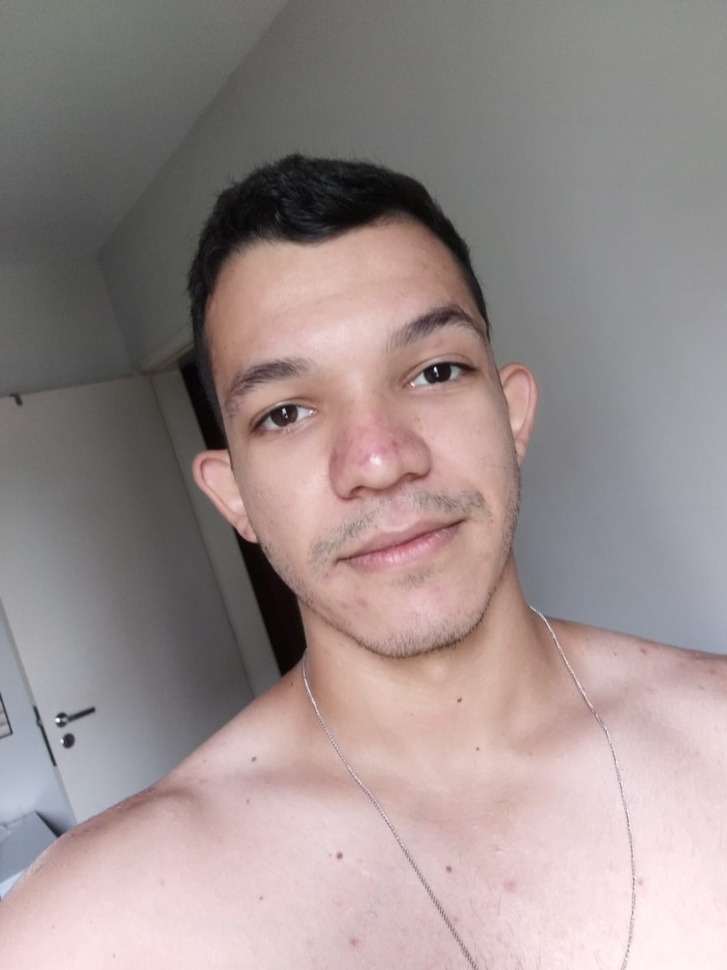
#> input picture data/image1.jpg, 727 x 970 px, shrunk from 1062 x 1416 before the run, found by its file name
$ python face_recognition.py
#> lines starting #> are read from the running program, lines starting #| are printed output that depends on the picture; after the words box and inside, x2 and y2 are one past the last pixel; in counts of white or black regions, pixels touching at a corner belong together
#%%
# importando bibliotecas
# necessário instalar o OpenCV - pip install opencv-python
import cv2
import matplotlib.pyplot as plt

# %%
'''Para detectar olhos e bocas vamos utilizar 2 imagens, uma que contem apenas uma pessoa e a outra contém várias pessoas'''

image1 = cv2.imread("C:/Users/T-GAMER/projetos-data-science/face-recognition/data/image1.jpg",0)
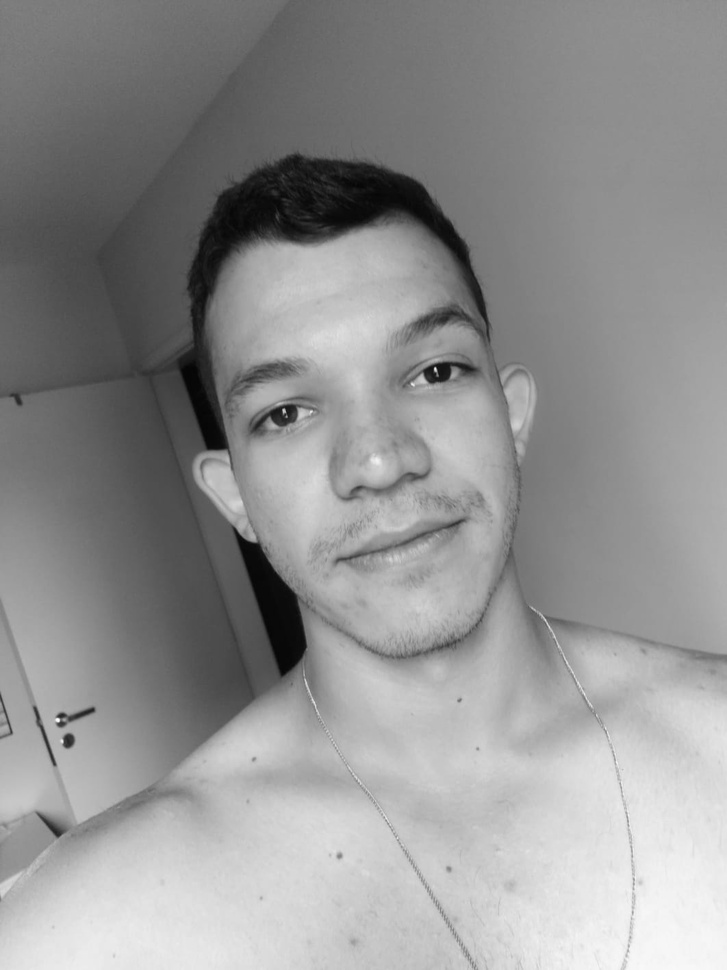
#> image1: shape (970, 727); min 4, max 254, mean 146.1
image2 = cv2.imread("C:/Users/T-GAMER/projetos-data-science/face-recognition/data/image2.jpg",0)
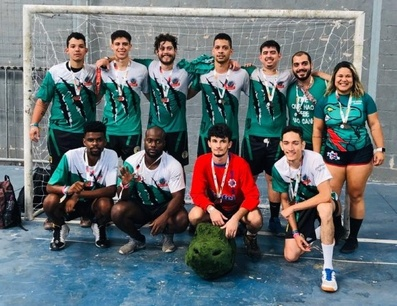
#> input picture data/image2.jpg, 397 x 306 px, shrunk from 580 x 447 before the run, found by its file name
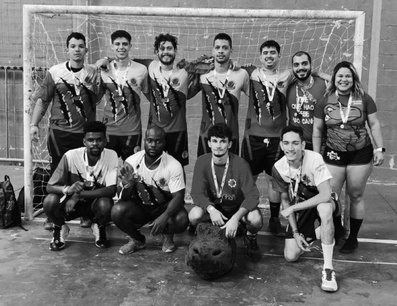
#> image2: shape (306, 397); min 0, max 255, mean 108
print(image1.shape) #pra saber se a imagem carregou certo
#| (970, 727)
print(image2.shape) #pra saber se a imagem carregou certo
#| (306, 397)
# %%
# abrindo a imagem 1 em escala de cinza
plt.imshow(cv2.cvtColor(image1, cv2.COLOR_BGR2RGB))
plt.axis('off')
plt.show()
# %%
'''Como vamos utilizar o algoritmo Viola-Jones para detecção de face, olhos e boca, precisamos passar o path do algoritmo para o metodo CascadeClassifier(), por isso utilizaremos o comando abaixo para encontrar o path do arquivo XML que contem o algoritmo'''
cv2.data.haarcascades
# %%
'''Para detecção de face inicialmente utilizaremos o arquivo "haarcascade_frontalface_default.xml" '''
face_detector = cv2.CascadeClassifier(cv2.data.haarcascades + 'haarcascade_frontalface_default.xml')

# %%
'''Em seguida, vamos definir um metódo que aceite a imagem. Para detectar um rosto dentro dessa imagem,
    precisamos chamar o metódo detectMultiscale() do objeto face detector que inicializamos acima.
    Uma vez que o rosto seja detectado, precisamos criar um retângulo ao redor do rosto.
    Para isso, precisaremos dos componentes x e y da área do rosto além da largura e altura do rosto.
    Com essas informações, poderemos criar um retângulo chamando o método rectangle do objeto OpenCV.
    Finalmente, a imagem com um retângulo ao redor do rosto detectado será retornada pela função.
    Para executar essas tarefas criaremos abaixo o metódo detect_face'''

def detect_face(image):
    face_image = image.copy()
    face_rectangle = face_detector.detectMultiScale(face_image,
                                                    scaleFactor=1.5,
                                                    minNeighbors=2,
                                                    minSize=(35, 35),
                                                    flags=cv2.CASCADE_SCALE_IMAGE)
#> face_rectangle = [[171, 239, 410, 410]]
    for(x, y, width, height) in face_rectangle:
        cv2.rectangle(face_image,(x, y),
                      (x + width, y + height),
                      (255,0,0),
                      7)
#> this loop made 1 pass
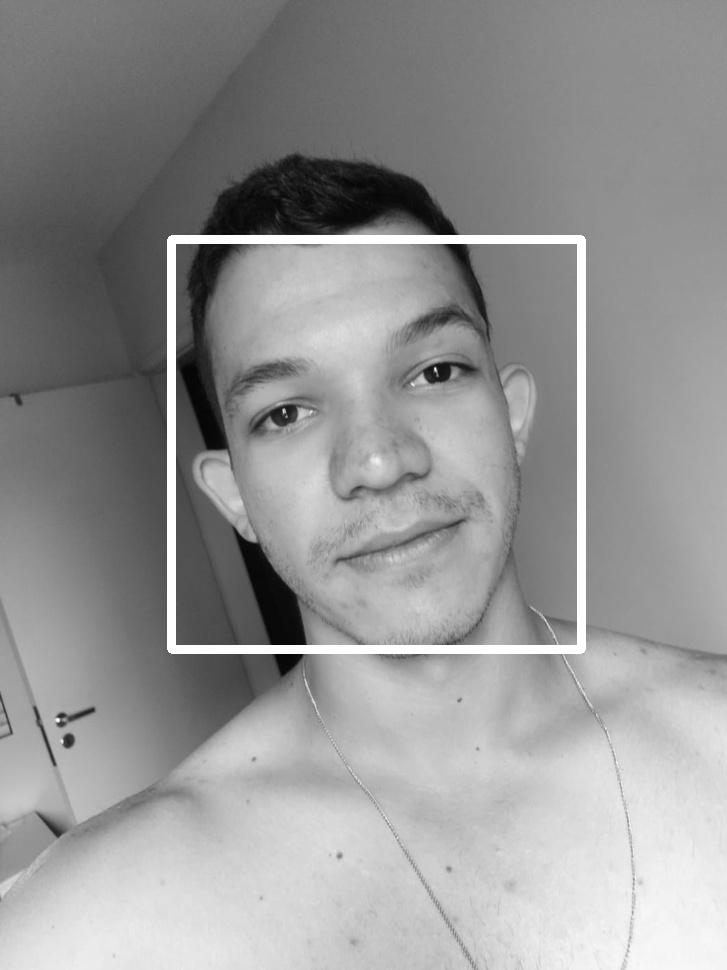
#> face_image: shape (970, 727); 2.09% of pixels changed, all inside (x1, y1, x2, y2) = (167, 235, 586, 654)
    return face_image
# %%
'''Para detecar o rosto, passaremos a imagem do rosto no metódo detect_face() criado acima.'''
detection_result_image1 = detect_face(image1)

'''Para verificar a imagem com detecção de rosto, passaremos o detection_result para o metódo imshow()'''
plt.imshow(cv2.cvtColor(detection_result_image1, cv2.COLOR_BGR2RGB))  # Convertendo BGR para RGB
plt.axis('off')  # Remove os eixos
plt.show()

# %%
'''Vamos tentar detectar as faces na imagem 2'''
detection_result_image2 = detect_face(image2)
plt.imshow(cv2.cvtColor(detection_result_image2, cv2.COLOR_BGR2RGB))  # Convertendo BGR para RGB
plt.axis('off')  # Remove os eixos
plt.show()

#Podemos ver que somente 5 rostos foram detectados, vamos tentar outro classificador
# %%
face_detector2 = cv2.CascadeClassifier(cv2.data.haarcascades + 'haarcascade_frontalface_alt.xml')

def detect_face2(image):
    face_image = image.copy()
    face_rectangle = face_detector2.detectMultiScale(face_image,
                                                    scaleFactor=1.1, #ajustando de 1.5 para 1.1 foi possível identificar todos os rostos
                                                    minNeighbors=2,
                                                    minSize=(35, 35),
                                                    flags=cv2.CASCADE_SCALE_IMAGE)
#> face_rectangle = ()

    for(x, y, width, height) in face_rectangle:
        cv2.rectangle(face_image,
                      (x, y),
                      (x + width, y + height),
                      (255,0,0),
                      3)
#> this loop made 0 passes
    return face_image

detection_result2 = detect_face2(image2)

plt.imshow(cv2.cvtColor(detection_result2, cv2.COLOR_BGR2RGB))  # Convertendo BGR para RGB
plt.axis('off')  # Remove os eixos
plt.show()
# %%
'''Detecção de Olhos'''
#Para isso, utilizaremos o haarcascade_eye classifier
#%%
#criando o objeto eye_detector
eye_detector = cv2.CascadeClassifier(cv2.data.haarcascades + 'haarcascade_eye.xml')

#%%
#criando o metódo para detecção de olhos que irá plotar um retangulo quando encontrar o olho na imagem
#para evitar que a detecção de outros pontos na imagem além dos olhos, precisamos alterar alguns atributos do objeto haarcascade classifier

def detect_eye(image):
    face_image = image.copy()

    face_rectangle = eye_detector.detectMultiScale(face_image,scaleFactor=1.6,
                                                   minNeighbors=6,
                                                   minSize=(35,35),
                                                   flags=cv2.CASCADE_SCALE_IMAGE)
#> face_rectangle = [[394, 332, 82, 82], [238, 375, 82, 82], [372, 309, 131, 131]]


    for(x, y, width, height) in face_rectangle:
        cv2.rectangle(face_image,
                      (x, y),
                      (x + width, y + height),
                      (255,0,0),
                      3)
#> this loop made 3 passes
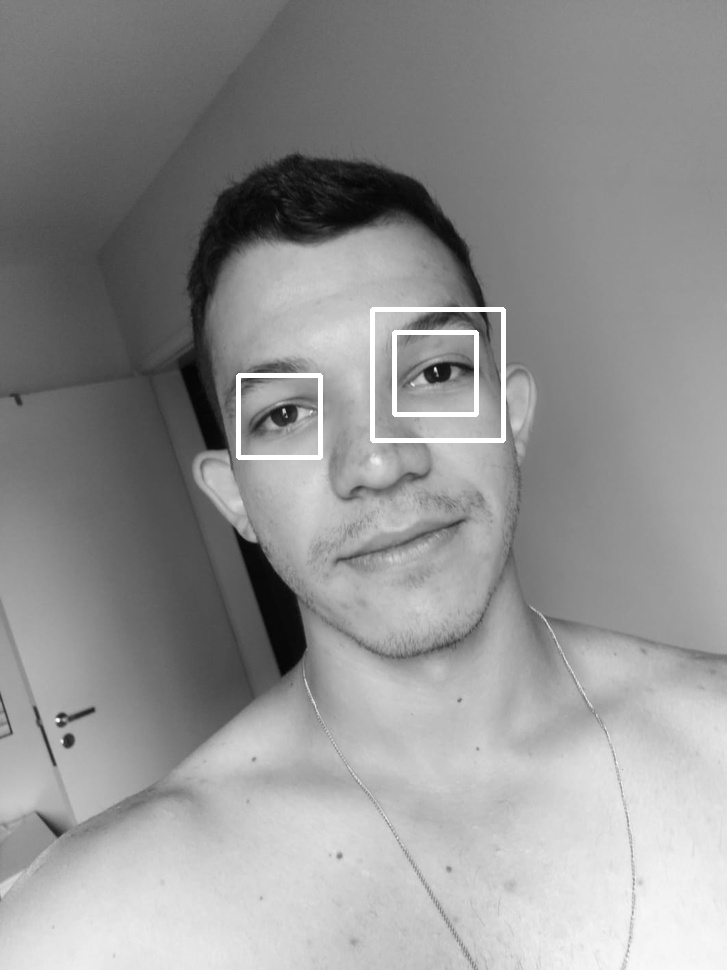
#> face_image: shape (970, 727); 0.83% of pixels changed, all inside (x1, y1, x2, y2) = (236, 307, 506, 460)
    return face_image


# %%
#passando a image1 para o metódo detect_eye e plotando o resultado para avaliar

detection_eye_result = detect_eye(image1)
plt.imshow(cv2.cvtColor(detection_eye_result, cv2.COLOR_BGR2RGB))  # Convertendo BGR para RGB
plt.axis('off')  # Remove os eixos
plt.show()
# %%
def detect_eye2(image):
    face_image = image.copy()

    face_rectangle = eye_detector.detectMultiScale(face_image,
                                                   scaleFactor=1.1,
                                                   minNeighbors=1,
                                                   #minSize=(35,35),
                                                   flags=cv2.CASCADE_SCALE_IMAGE)
#> face_rectangle = [[317, 264, 23, 23], [182, 216, 23, 23], [156, 51, 26, 26]]


    for(x, y, width, height) in face_rectangle:
        cv2.rectangle(face_image,
                      (x, y),
                      (x + width, y + height),
                      (255,0,0),
                      3)
#> this loop made 3 passes
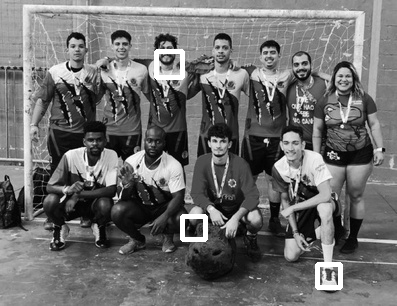
#> face_image: shape (306, 397); 1.16% of pixels changed, all inside (x1, y1, x2, y2) = (154, 49, 343, 290)
    return face_image


detection_eye_result2 = detect_eye2(image2)
plt.imshow(cv2.cvtColor(detection_eye_result2, cv2.COLOR_BGR2RGB))  # Convertendo BGR para RGB
plt.axis('off')  # Remove os eixos
plt.show()

# %%
